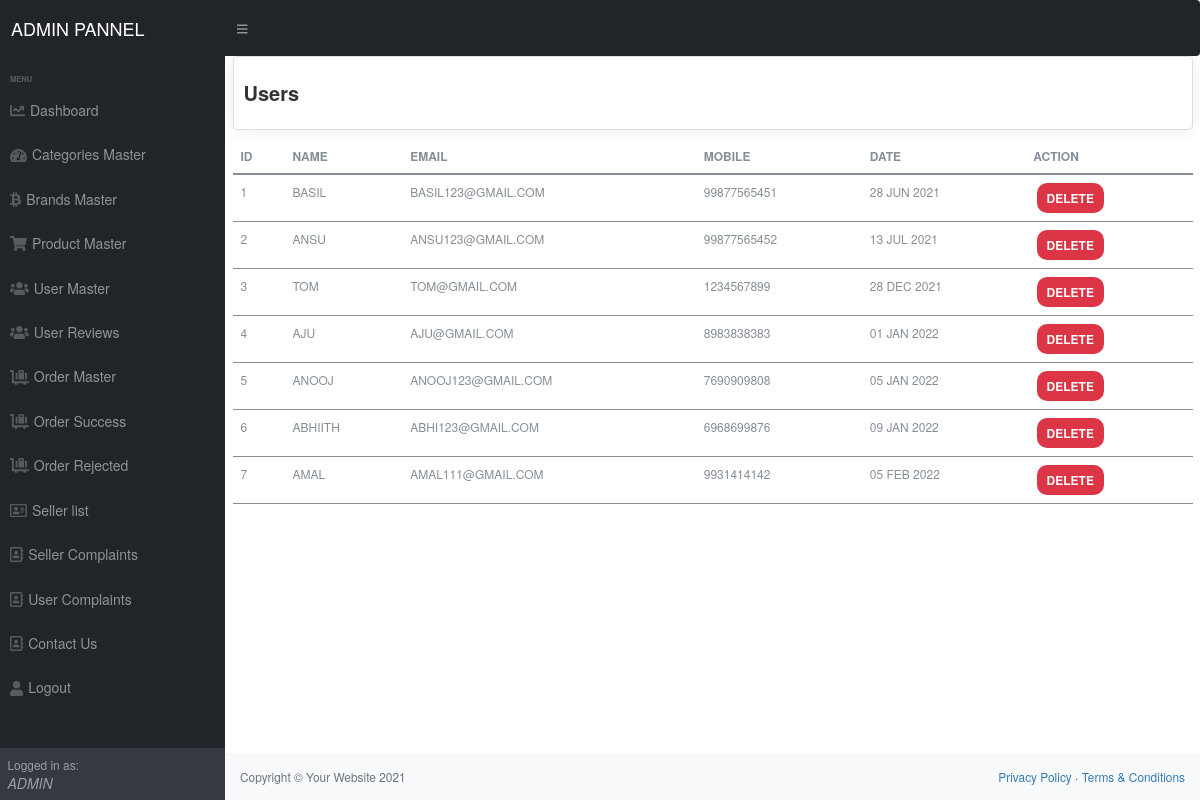
The app's page /admin/users.php (signed in) with its own data.
### tables this page shows
CREATE TABLE `user` (
  `id` int(11) NOT NULL,
  `name` varchar(255) NOT NULL,
  `password` varchar(50) NOT NULL,
  `email` varchar(50) NOT NULL,
  `mobile` varchar(15) NOT NULL,
  `added_on` datetime NOT NULL
);

### admin/users.php (the view, shortened to what this page needs)
<?php
require('top.php');
	$sql="select * from user order by id  asc";
$res=mysqli_query($con,$sql);
?>
<div id="layoutSidenav_content">
<main>
<div class="container-fluid">
 <div class="row">
     <div class="col-xl-12">
         <div class="card">
             <div class="card-body">
                 <h4 class="box-title">Users</h4>
             </div>
             </div>
             <table class="table">
                    <thead>
                        <tr>
                            <th>ID</th>
                            <th>Name</th>
                            <th>Email</th>
                            <th>Mobile</th>
                            <th>Date </th>
                            <th>Action</th>
                        </tr>
                    </thead>
                    <tbody>
                                    <?php
                                    $i=1;
									while($row=mysqli_fetch_assoc($res)){
									?>
									<tr>
									   <td><?php echo $i?></td>
									    <td><?php echo $row['name'] ?></td>
										<td><?php echo $row['email'] ?></td>
										<td><?php echo $row['mobile'] ?></td>
										<td><?php  $date_p=strtotime( $row['added_on']);
                                        echo date('d M Y',$date_p);
                                         ?></td>
                                        <td>
										<?php
							              echo " &nbsp;<span class='mybadge red'><a style='color:#fff; text-decoration:none;' href='?type=delete&id=".$row['id']."'>Delete</a></span>&nbsp;";
										  ?></td>
                                    </tr>
            					  <?php $i++; } ?>
                                   </tbody>
                </table>
              </div>
         </div>
	</div>
</main>
<?php
require('footer.php');
?>

### admin/top.php (shortened to what this page needs)
<?php
require('connection.inc.php');
    $sql="select * from admin_users";
    $res=mysqli_query($con,$sql);
    $row=mysqli_fetch_assoc($res);
?>
<!DOCTYPE html>
<html lang="en">
<head>
    <link href="css/styles.css" rel="stylesheet" />
   <link href="css/bootstrap.min.css" rel="stylesheet">
   <link href="css/custom.css" rel="stylesheet">
</head>
<body class="sb-nav-fixed">
    <nav class="sb-topnav navbar navbar-expand navbar-dark bg-dark">
        <a class="navbar-brand ps-3" href="#">ADMIN PANNEL</a>
        <button class="btn btn-link btn-sm order-1 order-lg-0 me-4 me-lg-0" id="sidebarToggle" href="#!"><i
                class="fas fa-bars"></i></button>
  </nav>
    <div id="layoutSidenav">
        <div id="layoutSidenav_nav">
            <nav class="sb-sidenav accordion sb-sidenav-dark" id="sidenavAccordion">
                <div class="sb-sidenav-menu">
                    <div class="nav">
                        <div class="sb-sidenav-menu-heading">menu</div>
                        <a class="nav-link" href="dashboard.php">
                            <div class="sb-nav-link-icon"><i class="fas fa-chart-line"></i></div>
                            Dashboard
                        </a>
                        <a class="nav-link" href="categories.php">
                            <div class="sb-nav-link-icon"><i class="fas fa-tachometer-alt"></i></div>
                            Categories Master
                        </a>
                        <a class="nav-link" href="brand.php">
                            <div class="sb-nav-link-icon"><i class="fab fa-btc"></i></div>
                            Brands Master
                        </a>
                        <a class="nav-link" href="product.php">
                            <div class="sb-nav-link-icon"><i class="fas fa-shopping-cart"></i></div>
                            Product Master
                        </a>
                        <a class="nav-link" href="users.php">
                            <div class="sb-nav-link-icon"><i class="fas fa-users"></i></div>
                            User Master
                        </a>
                        <a class="nav-link" href="product_review.php">
                            <div class="sb-nav-link-icon"><i class="fas fa-users"></i></div>
                            User Reviews
                        </a>
                        <a class="nav-link" href="orders.php">
                            <div class="sb-nav-link-icon"><i class="fas fa-luggage-cart"></i></div>
                            Order Master
                        </a>
                        <a class="nav-link" href="order__Success.php">
                            <div class="sb-nav-link-icon"><i class="fas fa-luggage-cart"></i></div>
                            Order Success
                        </a>
                        <a class="nav-link" href="order__Rejected.php">
                            <div class="sb-nav-link-icon"><i class="fas fa-luggage-cart"></i></div>
                            Order Rejected
                        </a>
                        <a class="nav-link" href="seller.php">
                            <div class="sb-nav-link-icon"><i class="far fa-address-card"></i></div>
                            Seller list
                        </a>
                        <a class="nav-link" href=" seller_complaints.php">
                            <div class="sb-nav-link-icon"><i class="far fa-address-book"></i></div>
                            Seller Complaints
                        </a>
                        <a class="nav-link" href=" User_complaints.php">
                            <div class="sb-nav-link-icon"><i class="far fa-address-book"></i></div>
                            User Complaints
                        </a>
                        <a class="nav-link" href="contact_us.php">
                            <div class="sb-nav-link-icon"><i class="far fa-address-book"></i></div>
                            Contact Us
                        </a>
                        <a class="nav-link" href="logout.php">
                            <div class="sb-nav-link-icon"><i class="fas fa-user"></i></div>
                            Logout
                        </a>
                    </div>
                </div>
                <div class="sb-sidenav-footer">
                    <div class="small">Logged in as:</div>
                   <em style="text-transform: uppercase;"> <?php echo $row['username'] ?></em>
                </div>
            </nav>
        </div>

### admin/css/custom.css (style rules this page uses)
.card { margin-bottom: 10px; border-radius: 5px; border: 10 solid transparent; -webkit-box-shadow: 0 0 20px rgba(0, 0, 0, .08); box-shadow: 0 0 20px rgba(0, 0, 0, .08); }
.card .card-body { float: left; position: relative; width: 100%; }
.card .box-title { font-weight: 600; font-size: 20px; padding: 5px 0; }
.table { border: none; border-bottom-color: currentcolor; border-bottom-style: none; border-bottom-width: medium; color: #868e96; font-size: 12px; font-weight: 400; padding: .75em 1.25em; text-transform: uppercase; }
.mybadge { display: inline-block; min-width: 10px; padding: 9px 10px; font-size: 12px; font-weight: bold; color: #fff; line-height: 1; vertical-align: middle; white-space: nowrap; text-align: center; background-color: #777; border-radius: 10px; }
.red { background-color:#dc3545; }

### records on screen
user: name "BASIL", email "BASIL123@GMAIL.COM", mobile "99877565451", added_on "28 JUN 2021"
user: name "ANSU", email "ANSU123@GMAIL.COM", mobile "99877565452", added_on "13 JUL 2021"
user: name "TOM", email "TOM@GMAIL.COM", mobile "1234567899", added_on "28 DEC 2021"
user: name "AJU", email "AJU@GMAIL.COM", mobile "8983838383", added_on "01 JAN 2022"
user: name "ANOOJ", email "ANOOJ123@GMAIL.COM", mobile "7690909808", added_on "05 JAN 2022"
user: name "ABHIITH", email "ABHI123@GMAIL.COM", mobile "6968699876", added_on "09 JAN 2022"
user: name "AMAL", email "AMAL111@GMAIL.COM", mobile "9931414142", added_on "05 FEB 2022"

### other values on screen
$row['username'] "ADMIN"
